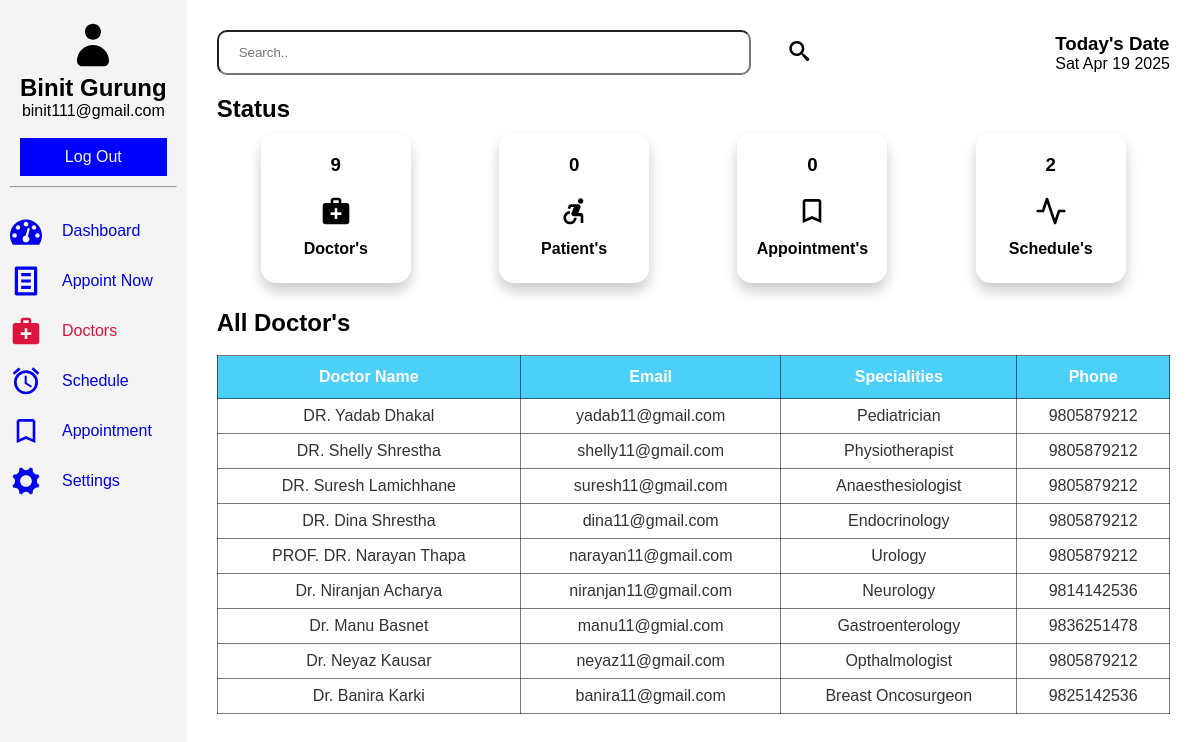
Page /patient/doctor.php (signed in) on the committed database.
### tables this page shows
CREATE TABLE `register` (
  `id` int(11) NOT NULL,
  `fullname` varchar(60) NOT NULL,
  `email` varchar(60) NOT NULL,
  `tel` varchar(15) NOT NULL,
  `password` varchar(60) NOT NULL
);

CREATE TABLE `doctor` (
  `id` int(11) NOT NULL,
  `fname` varchar(60) NOT NULL,
  `email` varchar(60) NOT NULL,
  `password` varchar(60) NOT NULL,
  `phone` varchar(60) NOT NULL,
  `image_name` varchar(255) NOT NULL,
  `image_path` varchar(255) NOT NULL,
  `sid` int(11) DEFAULT NULL,
  `created_at` timestamp NULL DEFAULT current_timestamp()
);

CREATE TABLE `specialities` (
  `id` int(11) NOT NULL,
  `title` varchar(60) NOT NULL,
  `description` text NOT NULL,
  `image_name` varchar(60) NOT NULL,
  `image_path` varchar(255) NOT NULL,
  `created_at` timestamp NULL DEFAULT current_timestamp()
);

### patient/doctor.php (the view, shortened to what this page needs)
<?php
    include('../connection.php');
    $keyword = isset($_GET['keyword'])  ? $_GET['keyword'] : NULL ;
    if(isset($keyword)){
        $sql = "SELECT doc.id, doc.fname, doc.email, doc.phone, sp.title from doctor as doc INNER JOIN specialities as sp ON doc.sid = sp.id where fname like '%$keyword%'";
    }else{
        $sql = "SELECT doc.id, doc.fname, doc.email, sp.title, doc.phone from doctor as doc INNER JOIN specialities as sp ON doc.sid = sp.id";
    }
    $result = mysqli_query($conn, $sql);
    $useremail = $_SESSION["username_patient"];
    $usql = "SELECT fullname FROM register where email='$useremail';";
    $uresult = mysqli_query($conn, $usql);
    $urow = mysqli_fetch_assoc($uresult);
?>
<!DOCTYPE html>
<html lang="en">
<head>
    <link rel="stylesheet" href="../assets/dash1.css">
</head>
<body>
    <section class="dashboard">
        <div class="sidebar">
            <header>
                <svg class="icon icon-user"><use xlink:href="#icon-user"></use></svg>
                <h1><?php echo $urow['fullname']; ?></h1>
                <p><?php echo ''. $_SESSION['username_patient']. ''; ?></p><br>
                <a href="../logout.php">Log Out</a>
            </header>
            <hr>
            <div class="sidebar-items">
                <ul>
                    <li><a href="../patient/dash.php"><svg class="icon icon-dashboard"><use xlink:href="#icon-dashboard"></use></svg>Dashboard</a></li>
                    <li><a href="../patient/form.php"><svg class="icon icon-text-document"><use xlink:href="#icon-text-document"></use></svg>Appoint Now</a></li>
                    <li class="active"><a href="../patient/doctor.php"><svg class="icon icon-medical_services"><use xlink:href="#icon-medical_services"></use></svg>Doctors</a></li>
                    <li><a href="../patient/schedule.php"><svg class="icon icon-access_alarms"><use xlink:href="#icon-access_alarms"></use></svg>Schedule</a></li>
                    <li><a href="../patient/appoint.php"><svg class="icon icon-bookmark_outline"><use xlink:href="#icon-bookmark_outline"></use></svg>Appointment</a></li>
                    <li><a href="../patient/config.php"><svg class="icon icon-cog"><use xlink:href="#icon-cog"></use></svg>Settings</a></li>
                </ul>
            </div>
        </div>
        <section class="main">
            <div class="head">
                <form action="#" method="get" class="search-bar">
                    <input type="text" name="keyword" placeholder="Search..">
                    <button type="submit" class="search"><svg class="icon icon-search"><use xlink:href="#icon-search"></use></svg></button>
                </form>
                <div class="date-container">
                    <h1>Today's Date</h1>
                    <p id="date"></p>
                </div>
            </div>
            <div class="status">
                <div class="status-bar">
                    <h2>Status</h2>
                </div>
                <div class="dash-collection">
                    <div class="doc">
                        <?php
                            $dsql = "SELECT * FROM doctor";
                            $dresult = mysqli_query($conn, $dsql);
                            if($drow = mysqli_num_rows($dresult)){
                                echo '<h3>'.$drow.'</h3>';
                            }else{
                                echo '<h3>0</h3>';
                            }
                        ?>
                        <svg class="icon icon-medical_services"><use xlink:href="#icon-medical_services"></use></svg><br>
                        <h4>Doctor's</h4><br>
                    </div>
                    <div class="doc">
                        <?php
                            $psql = "SELECT * FROM patient";
                            $presult = mysqli_query($conn, $psql);
                            if($prow = mysqli_num_rows($presult)){
                                echo '<h3>'.$prow.'</h3>';
                            }else{
                                echo '<h3>0</h3>';
                            }
                        ?>
                        <svg class="icon icon-accessible_forward"><use xlink:href="#icon-accessible_forward"></use></svg><br>
                        <h4>Patient's</h4><br>
                    </div>
                    <div class="doc">
                        <?php
                            $asql = "SELECT * FROM appointment";
                            $aresult = mysqli_query($conn, $asql);
                            if($arow = mysqli_num_rows($aresult)){
                                echo '<h3>'.$arow.'</h3>';
                            }else{
                                echo '<h3>0</h3>';
                            }
                        ?>
                        <svg class="icon icon-bookmark_outline"><use xlink:href="#icon-bookmark_outline"></use></svg><br>
                        <h4>Appointment's</h4><br>
                    </div>
                    <div class="doc">
                        <?php
                            $ssql = "SELECT * FROM schedule";
                            $sresult = mysqli_query($conn, $ssql);
                            if($srow = mysqli_num_rows($sresult)){
                                echo '<h3>'.$srow.'</h3>';
                            }else{
                                echo '<h3>0</h3>';
                            }
                        ?>
                        <svg class="icon icon-activity"><use xlink:href="#icon-activity"></use></svg><br>
                        <h4>Schedule's</h4><br>
                    </div>
                </div>
            </div>
            <div class="tabular">
                <h2>All Doctor's</h2><br>
                <table class="table-container">
                    <thead>
                        <tr>
                            <th>Doctor Name</th>
                            <th>Email</th>
                            <th>Specialities</th>
                            <th>Phone</th>
                        </tr>
                    </thead>
                    <tbody>
                        <tr>
                            <?php
                                while($row = mysqli_fetch_assoc($result)){
                            ?>
                                <td><?php echo $row['fname'] ?></td>
                                <td><?php echo $row['email'] ?></td>
                                <td><?php echo $row['title'] ?></td>
                                <td><?php echo $row['phone'] ?></td>
                        </tr>
                            <?php
                                }
                            ?>
                    </tbody>
                </table>
            </div>
        </section>
    </section>
</body>
</html>

### assets/dash1.css (style rules this page uses)
* { margin: 0; padding: 0; box-sizing: border-box; }
body { font-family: Arial, sans-serif; }
.dashboard { display: grid; grid-template-columns: auto 2fr; grid-template-rows: auto 1fr; grid-template-areas: "header header" "sidebar main"; height: 100vh; }
.dashboard a { text-decoration: none; display: flex; gap: 20px; text-align: center; align-items: center; justify-content: center; }
header { grid-area: header; color: #000000; padding: 10px; text-align: center; }
header a { padding: 8px; }
header p { display: flex; text-align: center; align-items: center; justify-content: center; }
.sidebar { grid-area: sidebar; background: #f4f4f4; padding: 10px; height: auto; position: relative; }
.sidebar header>a { border: 2px solid blue; color: #f4f4f4; background-color: blue; }
.sidebar-items ul { display: inline; margin: 20px; text-align: center; text-decoration: none; justify-content: space-between; }
.sidebar-items li { display: flex; text-align: center; align-items: center; list-style: none; justify-content: space-between; }
li.active a { color: crimson; }
.main { grid-area: main; margin: 10px; padding: 20px; }
.head { display: flex; width: 100%; text-align: center; align-items: center; justify-content: space-between; }
.head h1, p { display: block; text-align: start; align-items: center; }
.search-bar { width: 70%; height: 45px; display: flex; gap: 5px; }
.search-bar input { padding: 20px; width: 80%; border-radius: 10px; }
.search-bar button { border: none; background-color: transparent; }
.date-container { text-align: center; }
.banner>h2, h3 { padding: 10px; }
.status { display: block; margin-top: 20px; }
.status .status-bar h2 { font-size: 200; }
.dash-collection { display: flex; flex-wrap: wrap; text-align: center; justify-content: space-around; }
.dash-collection .doc { border: 1px solid rgb(255, 255, 255); border-radius: 15px; box-shadow: 0 8px 14px 0 rgba(0,0,0,0.2); height: 150px; width: 150px; margin: 10px; padding: 10px; }
.tabular { background: #fff; margin-top: 1rem; }
.table-container { width: 100%; text-align: center; }
thead { background-color: rgb(76, 208, 249); color: #fff; }
th, td, thead, tr, table { border: 1px solid rgba(0, 0, 0, 0.525); border-collapse: collapse; }
th { padding: 12px; font-size: 16px; }
td { padding: 8px; color: #333; }
.date-group label, input, button { padding: 10px; border-radius: 5px; }
.icon { display: inline-block; width: 70px; height: 50px; stroke-width: 0; stroke: currentColor; fill: currentColor; }
.icon-user { width: 2em; }
.icon-dashboard, .icon-medical_services, .icon-accessible_forward, .icon-access_alarms, .icon-bookmark_outline, .icon-activity, .icon-person_add_alt_1, .icon-add_alarm, .icon-text-document, .icon-cog, .icon-upload, .icon-user-plus, .icon-update, .icon-injection, .icon-checkmark { width: 2em; }
.icon-eye, .icon-trash, .icon-pencil, .icon-search, .icon-check-circle, .icon-checkmark, .icon-bars { width: 5em; height: 1.5em; }

### rows in the picture
register: fullname "Binit Gurung"
doctor: fname "DR. Yadab Dhakal", email "yadab11@gmail.com", sid.title "Pediatrician", phone "9805879212"
doctor: fname "DR. Shelly Shrestha", email "shelly11@gmail.com", sid.title "Physiotherapist", phone "9805879212"
doctor: fname "DR. Suresh Lamichhane", email "suresh11@gmail.com", sid.title "Anaesthesiologist", phone "9805879212"
doctor: fname "DR. Dina Shrestha", email "dina11@gmail.com", sid.title "Endocrinology", phone "9805879212"
doctor: fname "PROF. DR. Narayan Thapa", email "narayan11@gmail.com", sid.title "Urology", phone "9805879212"
doctor: fname "Dr. Niranjan Acharya", email "niranjan11@gmail.com", sid.title "Neurology", phone "9814142536"
doctor: fname "Dr. Manu Basnet", email "manu11@gmial.com", sid.title "Gastroenterology", phone "9836251478"
doctor: fname "Dr. Neyaz Kausar", email "neyaz11@gmail.com", sid.title "Opthalmologist", phone "9805879212"
doctor: fname "Dr. Banira Karki", email "banira11@gmail.com", sid.title "Breast Oncosurgeon", phone "9825142536"

### other values in the picture
$_SESSION['username_patient'] "binit111@gmail.com"
$drow "9"
$srow "2"
